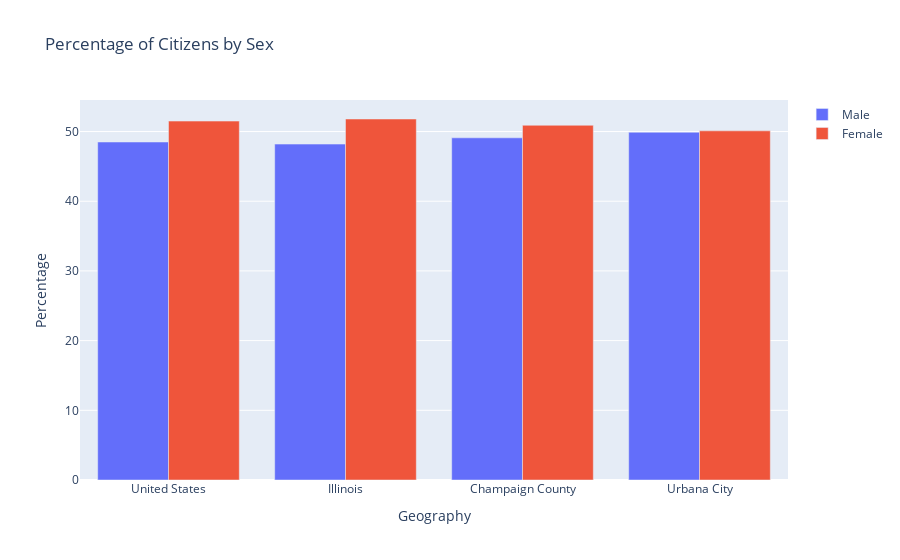

Notebook source saved alongside this figure:
### Markdown cell above
### Percentage of Citizens by Sex

### Code cell
data = {
    "male": demo_data.percent_citizen_males.to_list(),
    "female": demo_data.percent_citizen_females.to_list(),
    "labels": [
        "United States",
        "Illinois",
        "Champaign County",
        "Urbana City"
    ]
}


fig2 = go.Figure(
    data=[
        go.Bar(
            name="Male",
            x=data["labels"],
            y=data["male"],
            offsetgroup=0,
        ),
        go.Bar(
            name="Female",
            x=data["labels"],
            y=data["female"],
            offsetgroup=1,
        ),
    ],
    layout=go.Layout(
        title="Percentage of Citizens by Sex",
        yaxis_title="Percentage",
        xaxis_title="Geography"
    )
)
fig2.show()

### Figure 1 — Plotly figure (JSON) as saved in the notebook; plotly's stock layout.template omitted (floating-point values rounded to 4 significant figures)
{"data": [{"name": "Male", "offsetgroup": "0", "type": "bar", "x": ["United States", "Illinois", "Champaign County", "Urbana City"], "y": [48.5, 48.2, 49.1, 49.9]}, {"name": "Female", "offsetgroup": "1", "type": "bar", "x": ["United States", "Illinois", "Champaign County", "Urbana City"], "y": [51.5, 51.8, 50.9, 50.1]}], "layout": {"title": {"text": "Percentage of Citizens by Sex"}, "xaxis": {"title": {"text": "Geography"}}, "yaxis": {"title": {"text": "Percentage"}}}}
